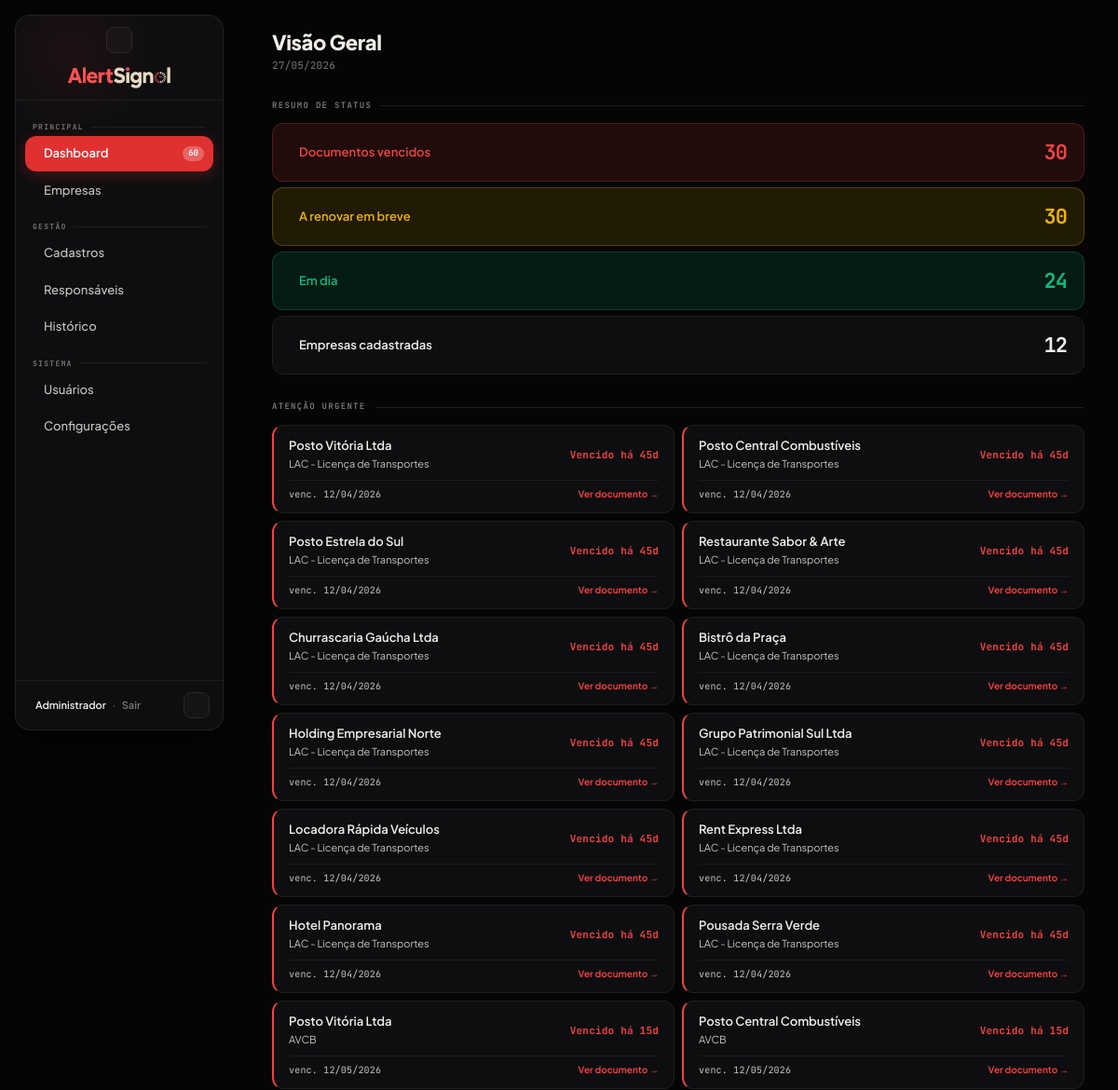
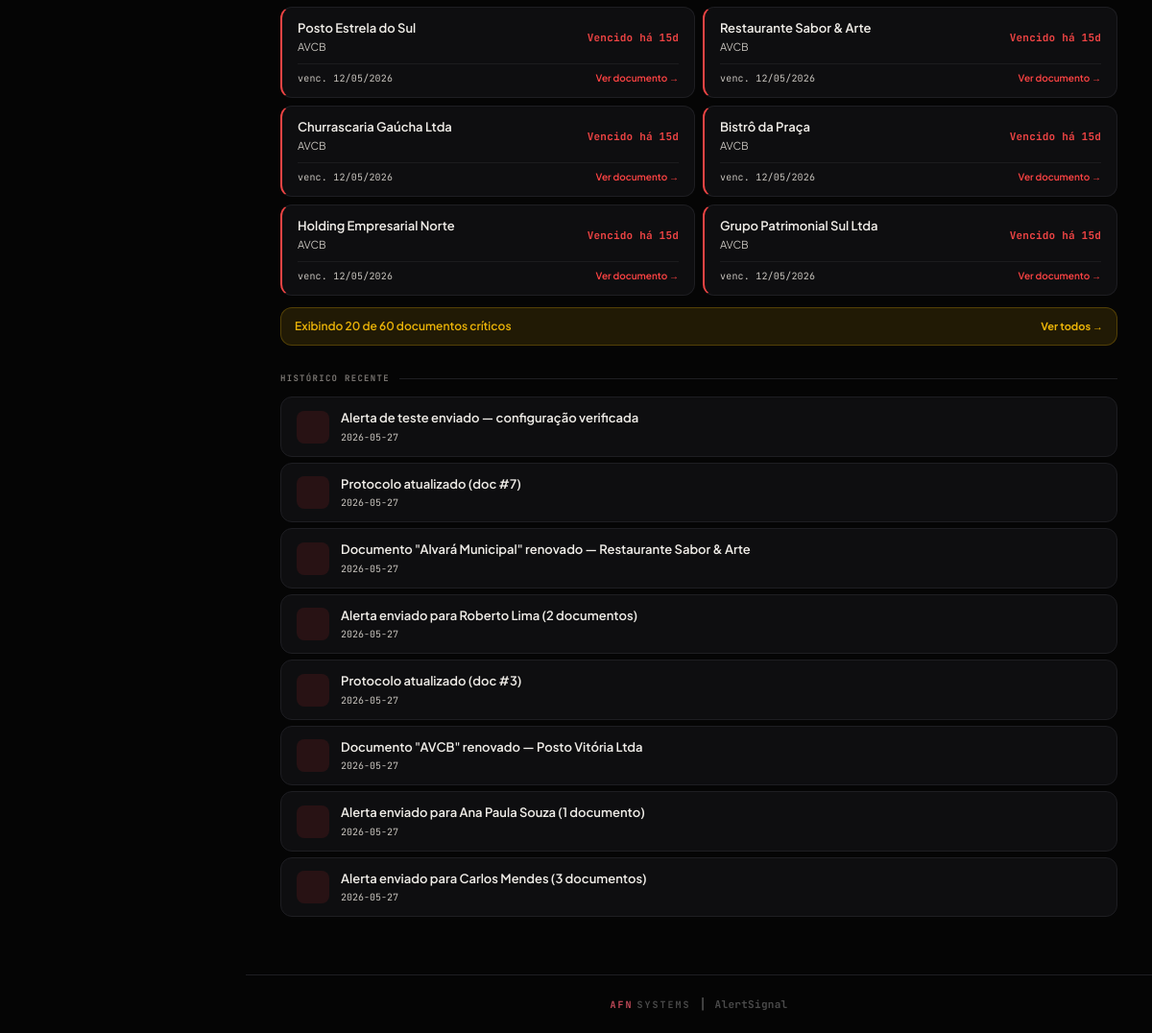
The app's page /dashboard (signed in) with its own data (2 pictures, top to bottom).
### tables this page shows
CREATE TABLE documentos (
            id           INTEGER PRIMARY KEY AUTOINCREMENT,
            empresa_id   INTEGER REFERENCES empresas(id),
            tipo         TEXT NOT NULL,      -- Ex: "AVCB", "Alvará Municipal"
            protocolo    TEXT,               -- número do protocolo, se houver
            vencimento   TEXT,               -- data em formato ISO: "2026-05-07"
            status       TEXT DEFAULT 'OK'   -- OK | RENOVAR | VENCIDO | NÃO TEM
        , observacoes TEXT);

CREATE TABLE empresas (
            id           INTEGER PRIMARY KEY AUTOINCREMENT,
            nome         TEXT NOT NULL,
            cnpj         TEXT,
            categoria_id INTEGER REFERENCES categorias(id),
            ativa        INTEGER DEFAULT 1
        );

CREATE TABLE historico (
            id           INTEGER PRIMARY KEY AUTOINCREMENT,
            tipo         TEXT NOT NULL,   -- "email_enviado" | "tramite"
            descricao    TEXT NOT NULL,
            empresa_id   INTEGER REFERENCES empresas(id),
            documento_id INTEGER REFERENCES documentos(id),
            criado_em    TEXT DEFAULT (date('now'))
        , usuario_id INTEGER REFERENCES usuarios(id));

### app.py (the view)
@app.route('/dashboard')
@login_obrigatorio
def dashboard():
    conn = get_connection()
    recalcular_todos(conn)
    stats = get_stats(conn)
    total_empresas = conn.execute('SELECT COUNT(*) FROM empresas WHERE ativa=1').fetchone()[0]
    total_urgentes = conn.execute('''
        SELECT COUNT(*) FROM documentos d JOIN empresas e ON e.id=d.empresa_id
        WHERE d.status IN ('VENCIDO','RENOVAR') AND d.vencimento IS NOT NULL AND e.ativa=1
    ''').fetchone()[0]
    urgentes_raw = conn.execute('''
        SELECT d.id, d.tipo, d.vencimento, d.status, e.nome as empresa, e.id as emp_id
        FROM documentos d JOIN empresas e ON e.id=d.empresa_id
        WHERE d.status IN ('VENCIDO','RENOVAR') AND d.vencimento IS NOT NULL AND e.ativa=1
        ORDER BY d.vencimento LIMIT 20
    ''').fetchall()
    historico = conn.execute('''
        SELECT h.descricao, h.tipo, h.criado_em, e.nome as empresa_nome, u.nome as usuario_nome
        FROM historico h
        LEFT JOIN empresas e ON e.id=h.empresa_id
        LEFT JOIN usuarios u ON u.id=h.usuario_id
        ORDER BY h.id DESC LIMIT 10
    ''').fetchall()
    conn.close()
    urgentes = []
    for u in urgentes_raw:
        dias = calcular_dias(u['vencimento'])
        urgentes.append({'id':u['emp_id'],'doc_id':u['id'],'tipo':u['tipo'],'empresa':u['empresa'],'vencimento':u['vencimento'],'status':u['status'],'dias':dias})
    return render_template('dashboard.html', stats=stats, total_empresas=total_empresas,
                           urgentes=urgentes, total_urgentes=total_urgentes,
                           historico=historico, hoje=date.today().strftime('%d/%m/%Y'))

### app.py (called while the page is built)
def login_obrigatorio(f):
    @wraps(f)
    def wrapper(*args, **kwargs):
        if 'usuario_id' not in session:
            return redirect(url_for('login'))
        return f(*args, **kwargs)
    return wrapper

def recalcular_todos(conn):
    docs = conn.execute("SELECT id, vencimento FROM documentos WHERE vencimento IS NOT NULL").fetchall()
    for doc in docs:
        dias = calcular_dias(doc['vencimento'])
        novo = recalcular_status(dias)
        conn.execute('UPDATE documentos SET status=? WHERE id=?', (novo, doc['id']))
    conn.commit()

def get_stats(conn):
    rows = conn.execute('SELECT status, COUNT(*) as total FROM documentos GROUP BY status').fetchall()
    stats = {'OK':0,'RENOVAR':0,'VENCIDO':0,'NÃO TEM':0}
    for r in rows:
        stats[r['status']] = r['total']
    return stats

@app.context_processor
def inject_globals():
    urgentes_count = 0
    if 'usuario_id' in session:
        try:
            conn = get_connection()
            urgentes_count = conn.execute(
                "SELECT COUNT(*) FROM documentos d JOIN empresas e ON e.id=d.empresa_id "
                "WHERE d.status IN ('VENCIDO','RENOVAR') AND e.ativa=1"
            ).fetchone()[0]
            conn.close()
        except Exception:
            pass
    return {'now': datetime.now(), 'urgentes_count': urgentes_count}

@app.template_filter('formatar_data')
def formatar_data(valor):
    if not valor: return '—'
    try: return datetime.strptime(valor, '%Y-%m-%d').strftime('%d/%m/%Y')
    except: return valor

### database.py (called while the page is built)
def get_connection():
    conn = sqlite3.connect(DB_PATH)
    conn.row_factory = sqlite3.Row
    return conn

def get_config(chave):
    conn = get_connection()
    row = conn.execute('SELECT valor FROM configuracoes WHERE chave = ?', (chave,)).fetchone()
    conn.close()
    return row['valor'] if row else None

### notificacoes.py (called while the page is built)
def calcular_dias(vencimento_str):
    if not vencimento_str:
        return None
    venc = datetime.strptime(vencimento_str, '%Y-%m-%d').date()
    return (venc - date.today()).days

def recalcular_status(dias):
    if dias is None:
        return 'NÃO TEM'
    if dias < 0:
        return 'VENCIDO'
    limite_renovar = int(get_config('alerta_dias_30') or 30)
    if dias <= limite_renovar:
        return 'RENOVAR'
    return 'OK'

### templates/dashboard.html (shortened to what this page needs)
{% extends 'layout.html' %}
{% set active = 'dashboard' %}
{% block page %}
<div class="pg-head">
  <h1>Visão Geral</h1>
  <div class="sub">{{ hoje }}</div>
</div>
<div class="sec-head">Resumo de status</div>
<div class="pill-row" style="margin-bottom:28px">
  <div class="pill p-danger"><div class="pill-left"> Documentos vencidos</div><span class="pill-num">{{ stats['VENCIDO'] }}</span></div>
  <div class="pill p-warn"><div class="pill-left"> A renovar em breve</div><span class="pill-num">{{ stats['RENOVAR'] }}</span></div>
  <div class="pill p-ok"><div class="pill-left"> Em dia</div><span class="pill-num">{{ stats['OK'] }}</span></div>
  <div class="pill p-neutral"><div class="pill-left"> Empresas cadastradas</div><span class="pill-num">{{ total_empresas }}</span></div>
</div>
<div class="sec-head">Atenção urgente</div>
{% if urgentes %}
<div style="display:grid;grid-template-columns:repeat(auto-fill,minmax(300px,1fr));gap:8px;margin-bottom:{% if total_urgentes > 20 %}12px{% else %}28px{% endif %}">
  {% for u in urgentes %}
  <div class="alert-item {{ 'av' if u.status == 'VENCIDO' else 'rn' }}">
    <div class="ai-top">
      <div class="ai-info">
        <div class="ai-name">{{ u.empresa }}</div>
        <div class="ai-doc"> {{ u.tipo }}</div>
      </div>
      {% if u.dias < 0 %}
        <span class="prazo-badge prazo-danger">Vencido há {{ u.dias|abs }}d</span>
      {% else %}
        <span class="prazo-badge prazo-warn">Vence em {{ u.dias }}d</span>
      {% endif %}
    </div>
    <div class="ai-bot">
      <span class="ai-date">venc. {{ u.vencimento|formatar_data }}</span>
      <a href="/empresa/{{ u.id }}" style="font-size:10px;color:var(--acc2);font-weight:600">Ver documento →</a>
    </div>
  </div>
  {% endfor %}
</div>
{% if total_urgentes > 20 %}
<div style="margin-bottom:28px;padding:10px 14px;background:var(--warn-dim);border:1px solid var(--warn-border);border-radius:var(--r2);display:flex;align-items:center;justify-content:space-between">
  <span style="font-size:12px;color:var(--warn);font-weight:600">
    Exibindo 20 de {{ total_urgentes }} documentos críticos
  </span>
  <a href="{{ url_for('empresas') }}" style="font-size:11px;color:var(--warn);font-weight:700">
    Ver todos →
  </a>
</div>
{% endif %}
{% else %}
<div style="font-size:13px;color:var(--text2);padding:12px 0;margin-bottom:28px">Nenhum documento urgente no momento.</div>
{% endif %}
<div class="sec-head">Histórico recente</div>
<div class="hist-list">
  {% if historico %}
    {% for h in historico %}
    <div class="hist-item">
      <div class="hist-icon" style="background:var(--acc-dim);color:var(--acc2)">
      </div>
      <div class="hist-info">
        <strong>{{ h.descricao }}</strong>
        <span>{{ h.criado_em }}</span>
      </div>
    </div>
    {% endfor %}
  {% else %}
    <div style="font-size:13px;color:var(--text2);padding:12px 0">Nenhum evento registrado ainda.</div>
  {% endif %}
</div>
{% endblock %}

### templates/layout.html (shortened to what this page needs)
{% extends 'base.html' %}
{% block content %}
<div class="app-shell">
  <nav class="sidebar" id="sidebar">
    <div class="sb-header">
      <div class="sb-toggle-btn" onclick="toggleSidebar()" title="Recolher menu">
      </div>
      <img src="{{ url_for('static', filename='img/logo.png') }}"
           alt="AlertSignal" class="sb-logo-full">
    </div>
    <div class="sb-nav">
      <div class="sb-group">Principal</div>
      <a href="{{ url_for('dashboard') }}"
         class="nav-item {% if active == 'dashboard' %}active{% endif %}"
         data-label="Dashboard">
        <span class="nav-label">Dashboard</span>
        {% if urgentes_count is defined and urgentes_count > 0 %}
        <span class="nav-badge">{{ urgentes_count }}</span>
        {% endif %}
      </a>
      <a href="{{ url_for('empresas') }}"
         class="nav-item {% if active == 'empresas' %}active{% endif %}"
         data-label="Empresas">
        <span class="nav-label">Empresas</span>
      </a>
      <div class="sb-group">Gestão</div>
      <a href="{{ url_for('cadastros') }}"
         class="nav-item {% if active == 'cadastros' %}active{% endif %}"
         data-label="Cadastros">
        <span class="nav-label">Cadastros</span>
      </a>
      <a href="{{ url_for('responsaveis') }}"
         class="nav-item {% if active == 'responsaveis' %}active{% endif %}"
         data-label="Responsáveis">
        <span class="nav-label">Responsáveis</span>
      </a>
      <a href="{{ url_for('historico') }}"
         class="nav-item {% if active == 'historico' %}active{% endif %}"
         data-label="Histórico">
        <span class="nav-label">Histórico</span>
      </a>
      {% if session.get('usuario_nivel') == 'admin' %}
      <div class="sb-group">Sistema</div>
      <a href="{{ url_for('usuarios') }}"
         class="nav-item {% if active == 'usuarios' %}active{% endif %}"
         data-label="Usuários">
        <span class="nav-label">Usuários</span>
      </a>
      <a href="{{ url_for('configuracoes') }}"
         class="nav-item {% if active == 'configuracoes' %}active{% endif %}"
         data-label="Configurações">
        <span class="nav-label">Configurações</span>
      </a>
      {% endif %}
    </div>
    <div class="sb-foot">
      <div class="sb-foot-expanded">
        <a href="{{ url_for('perfil') }}">{{ session.get('usuario_nome','') }}</a>
        <span class="sep">·</span>
        <a href="{{ url_for('logout') }}" style="color:var(--text3)">Sair</a>
        <div class="theme-toggle" onclick="toggleTheme()" title="Alternar tema">
        </div>
      </div>
    </div>
  </nav>
  <div class="main-area" id="main-area">
    <div class="main-scroll">
      {% block page %}{% endblock %}
    </div>
    <footer class="page-footer">
      <div class="pf-brand">
        <span class="pf-afn">AFN</span>
        <span class="pf-sys">SYSTEMS</span>
      </div>
      <span class="pf-pipe">|</span>
      <span class="pf-info">AlertSignal</span>
    </footer>
  </div>
</div>
{% endblock %}

### templates/base.html (shortened to what this page needs)
<!DOCTYPE html>
<html lang="pt-BR">
<head>
  <link href="https://cdn.jsdelivr.net/npm/@tabler/icons-webfont@latest/tabler-icons.min.css" rel="stylesheet">
</head>
<body>
{% block content %}{% endblock %}
</body>
</html>

### records on screen
documentos: empresa "Posto Vitória Ltda", tipo "LAC - Licença de Transportes", dias|abs "45", vencimento "12/04/2026"
documentos: empresa "Posto Central Combustíveis", tipo "LAC - Licença de Transportes", dias|abs "45", vencimento "12/04/2026"
documentos: empresa "Posto Estrela do Sul", tipo "LAC - Licença de Transportes", dias|abs "45", vencimento "12/04/2026"
documentos: empresa "Restaurante Sabor & Arte", tipo "LAC - Licença de Transportes", dias|abs "45", vencimento "12/04/2026"
documentos: empresa "Churrascaria Gaúcha Ltda", tipo "LAC - Licença de Transportes", dias|abs "45", vencimento "12/04/2026"
documentos: empresa "Bistrô da Praça", tipo "LAC - Licença de Transportes", dias|abs "45", vencimento "12/04/2026"
documentos: empresa "Holding Empresarial Norte", tipo "LAC - Licença de Transportes", dias|abs "45", vencimento "12/04/2026"
documentos: empresa "Grupo Patrimonial Sul Ltda", tipo "LAC - Licença de Transportes", dias|abs "45", vencimento "12/04/2026"
documentos: empresa "Locadora Rápida Veículos", tipo "LAC - Licença de Transportes", dias|abs "45", vencimento "12/04/2026"
documentos: empresa "Rent Express Ltda", tipo "LAC - Licença de Transportes", dias|abs "45", vencimento "12/04/2026"
documentos: empresa "Hotel Panorama", tipo "LAC - Licença de Transportes", dias|abs "45", vencimento "12/04/2026"
documentos: empresa "Pousada Serra Verde", tipo "LAC - Licença de Transportes", dias|abs "45", vencimento "12/04/2026"
documentos: empresa "Posto Vitória Ltda", tipo "AVCB", dias|abs "15", vencimento "12/05/2026"
documentos: empresa "Posto Central Combustíveis", tipo "AVCB", dias|abs "15", vencimento "12/05/2026"
documentos: empresa "Posto Estrela do Sul", tipo "AVCB", dias|abs "15", vencimento "12/05/2026"
documentos: empresa "Restaurante Sabor & Arte", tipo "AVCB", dias|abs "15", vencimento "12/05/2026"
documentos: empresa "Churrascaria Gaúcha Ltda", tipo "AVCB", dias|abs "15", vencimento "12/05/2026"
documentos: empresa "Bistrô da Praça", tipo "AVCB", dias|abs "15", vencimento "12/05/2026"
documentos: empresa "Holding Empresarial Norte", tipo "AVCB", dias|abs "15", vencimento "12/05/2026"
documentos: empresa "Grupo Patrimonial Sul Ltda", tipo "AVCB", dias|abs "15", vencimento "12/05/2026"
historico: descricao "Alerta de teste enviado — configuração verificada", criado_em "2026-05-27"
historico: descricao "Protocolo atualizado (doc #7)", criado_em "2026-05-27"
historico: descricao "Documento \"Alvará Municipal\" renovado — Restaurante Sabor & Arte", criado_em "2026-05-27"
historico: descricao "Alerta enviado para Roberto Lima (2 documentos)", criado_em "2026-05-27"
historico: descricao "Protocolo atualizado (doc #3)", criado_em "2026-05-27"
historico: descricao "Documento \"AVCB\" renovado — Posto Vitória Ltda", criado_em "2026-05-27"
historico: descricao "Alerta enviado para Ana Paula Souza (1 documento)", criado_em "2026-05-27"
historico: descricao "Alerta enviado para Carlos Mendes (3 documentos)", criado_em "2026-05-27"

### other values on screen
{{ urgentes_count }} "60"
{{ session.get('usuario_nome','') }} "Administrador"
{{ stats['VENCIDO'] }} "30"
{{ stats['RENOVAR'] }} "30"
{{ stats['OK'] }} "24"
{{ total_empresas }} "12"
{{ total_urgentes }} "60"
